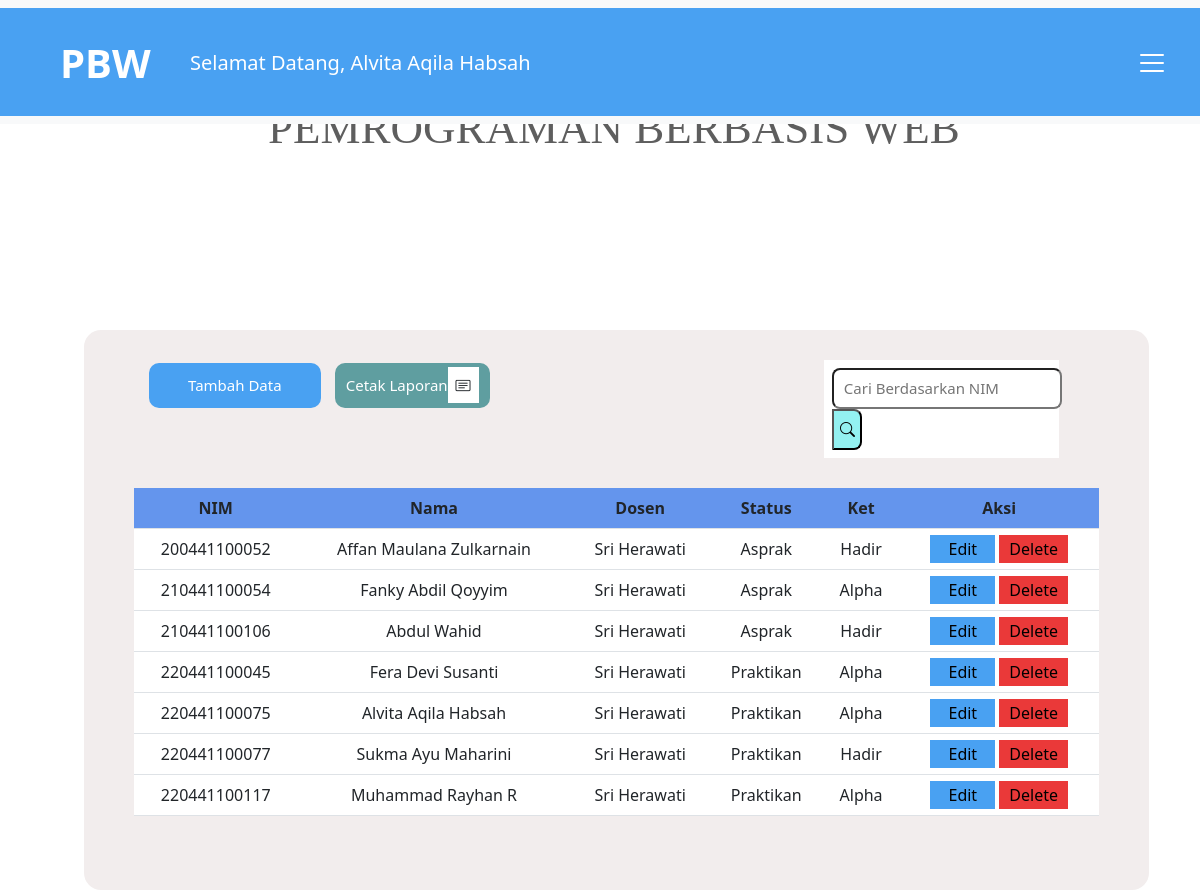
The page /pbw.php on the database its author committed.
### tables this page shows
CREATE TABLE `mhs_1` (
  `nim` varchar(100) NOT NULL,
  `nama` varchar(100) NOT NULL,
  `dosen` varchar(100) NOT NULL,
  `statu` varchar(100) NOT NULL,
  `ket` varchar(100) NOT NULL
);

### pbw.php (the view, shortened to what this page needs)
<!doctype html>
<html lang="en">
    <head>
    <link href="https://cdn.jsdelivr.net/npm/bootstrap@5.3.0-alpha3/dist/css/bootstrap.min.css" rel="stylesheet">
    <link href="https://getbootstrap.com/docs/5.3/assets/css/docs.css" rel="stylesheet">
    <link rel="stylesheet" href="https://cdn.jsdelivr.net/npm/bootstrap-icons@1.10.3/font/bootstrap-icons.css">
    <link rel="stylesheet" href="stylepbw.css">
    </head>
<body class="p-3 m-0 border-0 bd-example">
    <nav class="navbar bg-body-tertiary fixed-top navbar-kotak">
        <div class="container-fluid navbar-awal">
            <b class="navbar-brand navbar-logo" href="#">PBW</b>
            <p class="navbar-nama">Selamat Datang, Alvita Aqila Habsah</p>
            <button class="navbar-toggler" type="button" data-bs-toggle="offcanvas" data-bs-target="#offcanvasNavbar" aria-controls="offcanvasNavbar" aria-label="Toggle navigation">
                <span class="navbar-toggler-icon"></span>
            </button>
        </div>
    </nav>
    <div class="contain">
        <p>WEBSITE PRAKTIKUM
            <br>PEMROGRAMAN BERBASIS WEB</p>
    </div>
    <div class="table">
        <div class="table-header">
            <a href="tambah.php" type="button" class="btn btn-sm-data btn-primary-data">Tambah Data</a>
            <a href="cetak.php" type="button" class="btn btn-sm-cetak">Cetak Laporan<i class="bi bi-card-text"></i></a>
            <div class="col-lg-4 col-md-4 mr-auto col-xs-12 text-right searcharea nav-cari">
                <form role="search" method="get" class="search-form cari" action="">
                    <input type="search" class="search-field cari rounded-3" placeholder= "  Cari Berdasarkan NIM">
                    <button type="submit" class="search-submit cari rounded-end-3" style="width: 30px; background-color: rgb(147, 241, 241);">
                        <i class="bi bi-search"></i>
                    </button>
                </form>
            </div>
            <center>
            <table class="table table-striped table-data">
                <thead>
                    <tr>
                        <th scope="col">NIM</th>
                        <th scope="col">Nama</th>
                        <th scope="col">Dosen</th>
                        <th scope="col">Status</th>
                        <th scope="col">Ket</th>
                        <th scope="col">Aksi</th>
                    </tr>
<?php
include'koneksi.php';
$sql = "SELECT nim, nama,dosen, statu, ket FROM mhs_1";
$result = $koneksi->query($sql);
if ($result->num_rows > 0) {;
    while($row = $result->fetch_assoc()) {
        echo '<tr>';
        echo "<td>" . $row["nim"]. "</td><td>" . $row["nama"]. "</td><td> " . $row["dosen"]. "</td><td>" .$row["statu"]. "</td><td> " . $row["ket"]. "</td>";
        echo '<td>
        <a class="edit" href="read_data_edit.php?nim='.$row["nim"].'">Edit</a>
        <a class="Hapus" href="read_data_delete.php?nim='.$row["nim"].'">Delete</a>
        </td>';
        echo "</tr>";
    }
    echo "</table>";
} else {
    echo "0 results";
}
?>
</body>
</html>
</body>
</html>

### stylepbw.css (style rules this page uses)
.navbar-kotak { width: 103.25%; }
.navbar-awal { padding: 20px 60px 18px; background-color: #49A1F2; }
.navbar-nama { padding: 100px; margin: 30px; position: absolute ; font-size: 20px; color: white; }
.navbar-logo { color:white; font-size: 40px; }
.navbar-toggler { border: none; }
.contain { position: absolute; font-family: 'Montserrat'; font-style: normal; font-weight: 90; font-size: 45px; line-height: 75px; text-align: center; color: #5E5E5E; padding-left: 21%; }
.table-header { box-sizing: border-box; position: absolute; width: 1065px; height: 560px; left: 84px; top: 330px; background: #f2eded; border: 1 solid; border-radius: 17px; }
.table .btn-primary-data { padding: 10px 38px; margin-left: 65px; background-color: #49A1F2; border-radius: 10px; font-size: 15px; color: #FFFFFF; }
.table .btn-sm-cetak { padding: 10px 10px; margin: 33px 65px; margin-left: 10px; background-color: cadetblue; border-radius: 10px; font-size: 15px; color: #FFFFFF; }
.table .nav-cari { float: right; padding: 10px 60px; margin: 20px 30px; border-radius: 30px; font-size: 15px; line-height: 35px; }
.table-data { text-align: center; border-radius: 10px; width: 965px; height: 85px; }
.table-data th { background-color: cornflowerblue; text-align: center; }
.edit { background-color: #49A1F2; padding: 3px 18px; text-decoration: none; color: black; }
.Hapus { background-color: #EA3939; float: center; padding: 3px 10px; text-decoration: none; color: black; }

### rows shown on the page
mhs_1: nim "200441100052", nama "Affan Maulana Zulkarnain", dosen "Sri Herawati", statu "Asprak", ket "Hadir"
mhs_1: nim "210441100054", nama "Fanky Abdil Qoyyim", dosen "Sri Herawati", statu "Asprak", ket "Alpha"
mhs_1: nim "210441100106", nama "Abdul Wahid", dosen "Sri Herawati", statu "Asprak", ket "Hadir"
mhs_1: nim "220441100045", nama "Fera Devi Susanti", dosen "Sri Herawati", statu "Praktikan", ket "Alpha"
mhs_1: nim "220441100075", nama "Alvita Aqila Habsah", dosen "Sri Herawati", statu "Praktikan", ket "Alpha"
mhs_1: nim "220441100077", nama "Sukma Ayu Maharini", dosen "Sri Herawati", statu "Praktikan", ket "Hadir"
mhs_1: nim "220441100117", nama "Muhammad Rayhan R", dosen "Sri Herawati", statu "Praktikan", ket "Alpha"
